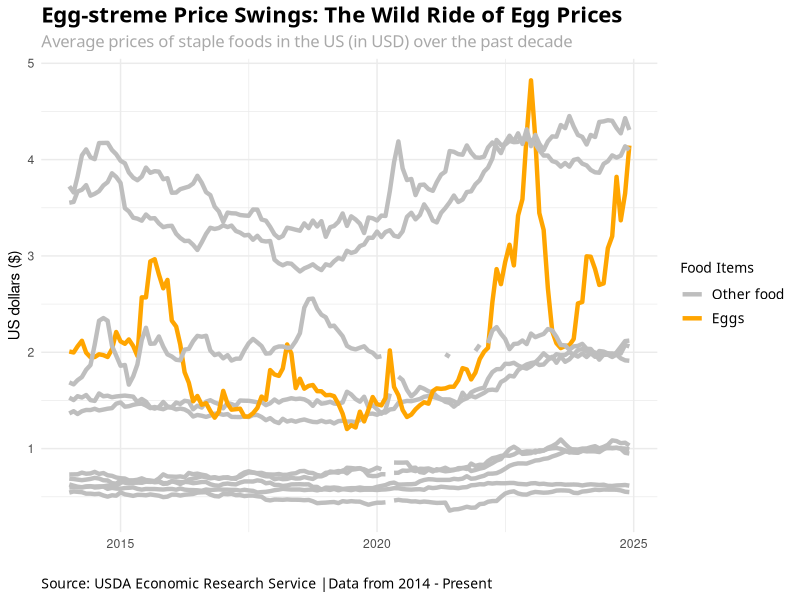

The R source for this figure:
require("readr")
require("ggplot2")

setwd('~/Downloads/Dhrumil R class')

egg_df = read_csv('US_Food_Price.csv')


ggplot(egg_df) +
  aes(x = Date, y = Price, 
      group = Item, 
      color = Item == "Eggs") + 
  geom_line(size = 1.5) +
  scale_color_manual(
    name = "Food Items",
    values = c("TRUE" = "orange", "FALSE" = "grey"),
    labels = c("TRUE" = "Eggs", "FALSE" = "Other food")
  ) +
  scale_x_date(limits = c(as.Date("2014-01-01"), NA)) +  
  labs(
    title = "Egg-streme Price Swings: The Wild Ride of Egg Prices",
    subtitle = "Average prices of staple foods in the US (in USD) over the past decade",
    y = "US dollars ($)",
    x = "",
    caption = "Source: USDA Economic Research Service |Data from 2014 - Present"
    ) + 
  theme_minimal() +
  theme (
    plot.title = element_text(size = 16, face = 'bold', family = 'Avenir', color = 'black'),
    plot.subtitle = element_text(size = 12, family = 'Avenir', color ='darkgrey'),
    plot.caption = element_text(hjust=0, size = 10, family = 'Avenir'),
    legend.title = element_text(size = 10, family = 'Avenir', color='black'),
    legend.text = element_text(size = 10, family = 'Avenir', color='black')
    )



